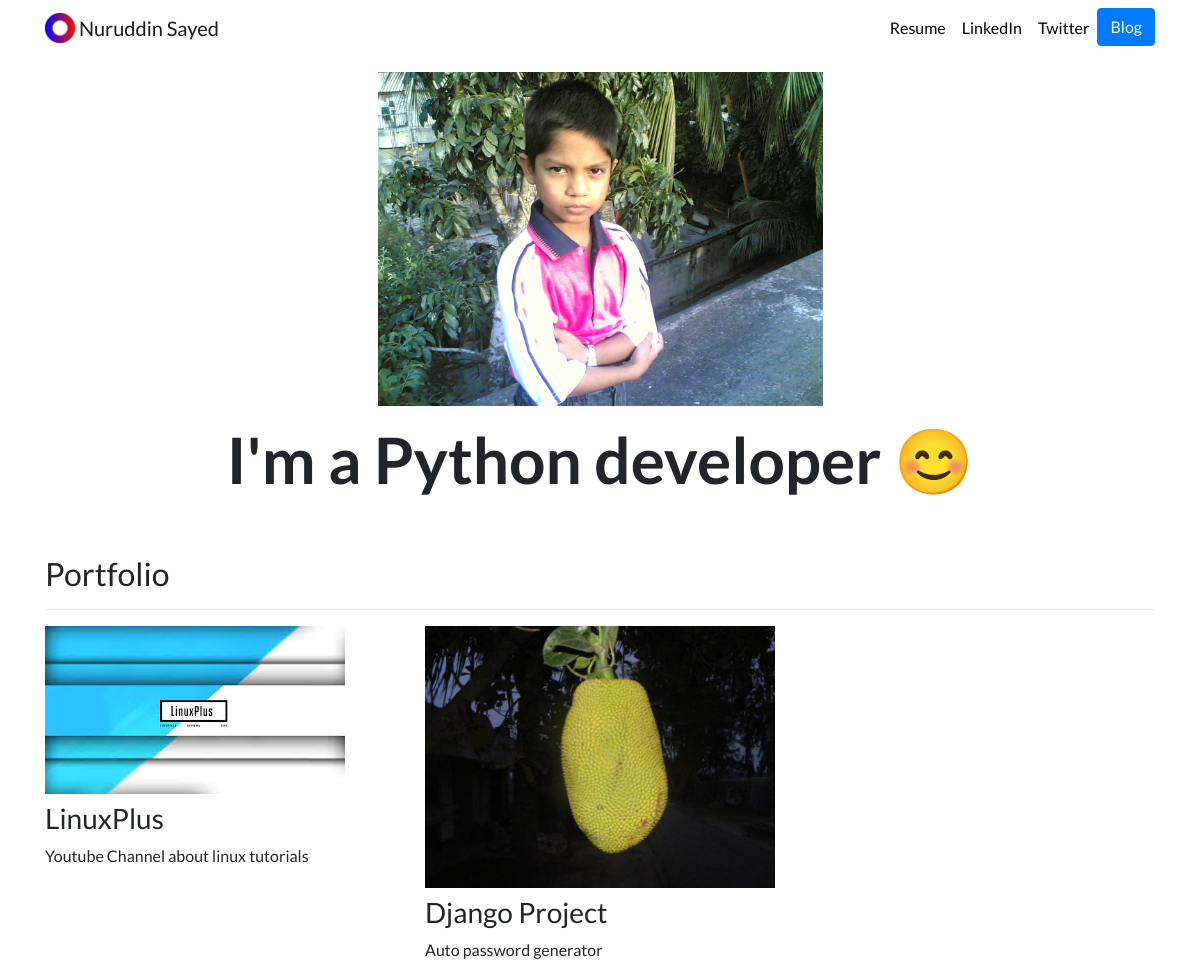
The app's page /, older data.
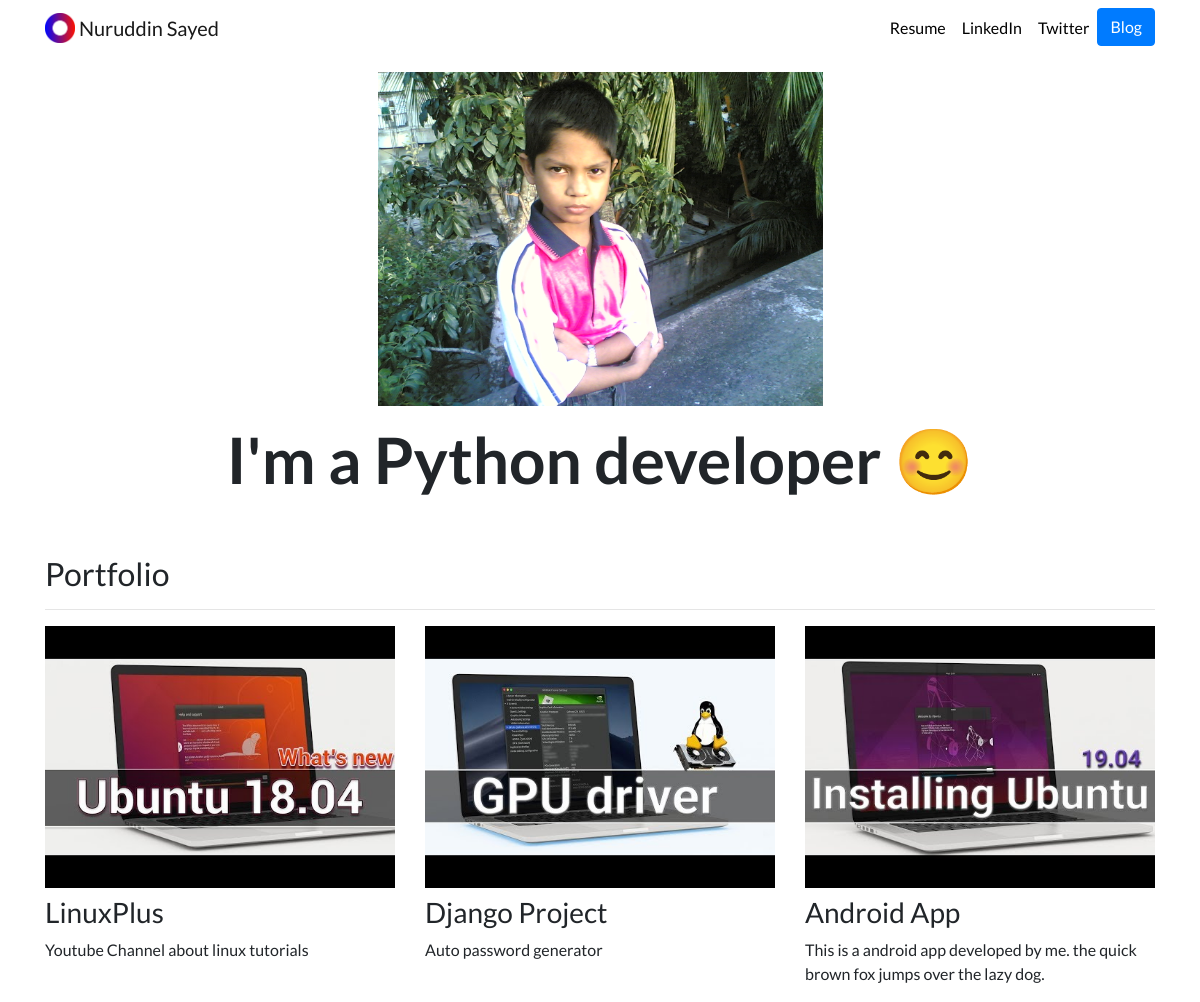
The same page, newer data.
### portfolio/models.py (models this page shows, shortened)
class Project(models.Model):
    title = models.CharField(max_length = 100)
    description = models.CharField(max_length = 200)
    image = models.ImageField(upload_to = 'portfolio/images/')
    url = models.URLField(blank = True)

### portfolio/views.py (the view)
# urls.py: 2. Add a URL to urlpatterns:  path('', views.home, name='home')
def home(request):
    projects = Project.objects.all()
    return render(request, 'portfolio/home.html', {'projects' : projects})

### portfolio/templates/portfolio/home.html
{% extends "portfolio/base.html" %}
{% load static %}
{% block content %}
<div class="row justify-content-center my-3">
  <div class="col-5">
    <img src="{% static 'portfolio/sayed.jpg' %}" alt="Profile Picture" class="img-fluid">
  </div>
</div>
<div class="row justify-content-center mb-3">
  <div class="col-md-9 text-center">
    <h3 id="hometext" class="font-weight-bold">I'm a Python developer 😊</h3>
  </div>
</div>
<h2 class="mt-5">Portfolio</h2>
<hr>
<div class="row">
  {% for project in projects %}
  <div class="col-lg-4 col-md-6">
    {% if project.url %}
    <a href="{{ project.url }}">
      <img src="{{ project.image.url }}" class="img-fluid mb-2">
    </a>
    {% else %}
    <img src="{{ project.image.url }}" class="img-fluid mb-2">
    {% endif %}
    <h3>{{ project.title }}</h3>
    <p>{{ project.description }}</p>
  </div>
  {% endfor %}
</div>
{% endblock %}

### portfolio/templates/portfolio/base.html (shortened to what this page needs)
{% load static %}
<!doctype html>
<html lang="en">
<head>
  <link rel="stylesheet" href="https://stackpath.bootstrapcdn.com/bootstrap/4.4.1/css/bootstrap.min.css">
  <link rel="stylesheet" href="{% static "portfolio/custom.css" %}">
</head>
<body>
  <nav id="topNav" class="navbar navbar-expand-md navbar-light">
    <div class="container">
      <a class="navbar-brand" href="{% url 'home' %}">
        <img src="{% static "portfolio/Logo.png" %}" width="30" height="30" class="d-inline-block align-top" alt="Sayed's Logo">
        <span>Nuruddin Sayed</span>
      </a>
      <div class="collapse navbar-collapse text-center" id="navbarNav">
        <ul class="navbar-nav ml-auto">
          <li class="nav-item">
            <a class="nav-link" href="{% static "portfolio/resume.pdf" %}">Resume</a>
          </li>
          <li class="nav-item">
            <a class="nav-link" href="https://www.linkedin.com/in/nuruddinsayeed/" target="_blank">LinkedIn</a>
          </li>
          <li class="nav-item">
            <a class="nav-link" href="https://web.facebook.com/nuruddinsayeed" target="_blank">Twitter</a>
          </li>
          <li>
            <a role="button" href="{% url 'blog:all_blogs' %}" class="btn btn-primary">Blog</a>
          </li>
        </ul>
      </div>
    </div>
  </nav>
  <div class="container">
    {% block content %}{% endblock %}
  </div>
</body>
</html>

### portfolio/static/portfolio/custom.css (style rules this page uses)
.navbar-nav .nav-link { color: rgba(0,0,0,1) !important; }
body { font-family: 'Lato', sans-serif; }
@media (min-width: 992px) { #hometext { font-size: 4rem; } }

Row changes from the older to the newer data that the page shows:
changed Project "LinuxPlus": image: picture removed, a placeholder shows
changed Project "Django Project": image: picture removed, a placeholder shows
added Project: image (placeholder picture), title "Android App", description "This is a android app developed by me. the quick brown fox jumps over the lazy dog."
